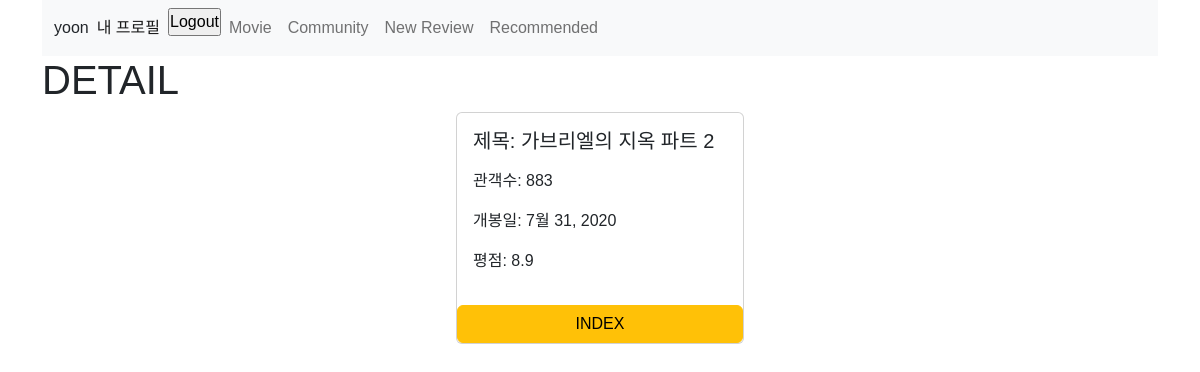
Screenshot of /movies/1/ (signed in) with the database file from the repository.
### accounts/models.py (models this page shows)
class User(AbstractUser):
    followings = models.ManyToManyField('self', symmetrical=False, related_name='followers')

### movies/models.py (models this page shows)
class Movie(models.Model):
    title = models.CharField(max_length=100)
    release_date = models.DateField()
    popularity = models.FloatField()
    vote_count = models.IntegerField()
    vote_average = models.FloatField()
    overview = models.TextField()
    poster_path = models.CharField(max_length=200)
    genres = models.ManyToManyField(Genre)

### movies/views.py (the view)
# urls.py: path('<int:movie_pk>/', views.detail, name='detail'),
@require_safe
def detail(request, movie_pk):
    movie = Movie.objects.get(pk=movie_pk)
    context = {
        'movie': movie
    }
    return render(request, 'movies/detail.html', context)

### movies/templates/movies/detail.html (shortened to what this page needs)
{% extends 'base.html' %}
{% block content %}
    <h1>DETAIL</h1>
    <div class="card" style="width: 18rem; margin:auto">
        <div class="card-body">
          <h5 class="card-title">제목: {{movie.title}}</h5>
          <p class="card-text"><p>관객수: {{movie.vote_count}}</p>
          <p>개봉일: {{movie.release_date}}</p>
          <p>평점: {{movie.vote_average}}</p>
          <p>{{movie.description}}</p></p>
        </div>
        <a href="{% url 'movies:index' %}" class="btn btn-warning">INDEX</a>
    </div>
{% endblock %}

### templates/base.html (shortened to what this page needs)
<!DOCTYPE html>
<html lang="en">
<head>
  <link href="https://cdn.jsdelivr.net/npm/bootstrap@5.2.0-beta1/dist/css/bootstrap.min.css" rel="stylesheet">
</head>
<body>
<div class="container">
  <nav class="navbar navbar-expand-lg bg-light">
    <div class="container-fluid">
      {{user.username}}
      <div class="collapse navbar-collapse" id="navbarNav">
        <ul class="navbar-nav">
          {% if user.is_authenticated %}
            <li class="nav-item">
              <a class="nav-link active" aria-current="page" href="{% url 'accounts:profile' user %}">내 프로필</a>
            </li>
            <li class="nav-item">
              <form action="{% url 'accounts:logout' %}" method="POST">
                <input type="submit" value="Logout">
              </form>
            </li>
            <li class="nav-item">
              <a class="nav-link" href="{% url 'movies:index'%}">Movie</a>
            </li>
            <li class="nav-item">
              <a class="nav-link" href="{% url 'community:index'%}">Community</a>
            </li>
            <li class="nav-item">
              <a class="nav-link" href="{% url 'community:create'%}">New Review</a>
            </li>
            <li class="nav-item">
              <a class="nav-link" href="{% url 'movies:recommended'%}">Recommended</a>
            </li>
          {% endif %}
        </ul>
      </div>
    </div>
  </nav>
  {% block content %}
  {% endblock content %}
</div>
</body>
</html>

### templates/base.html (style rules this page uses)
* { padding: 0; margin: 0; box-sizing: border-box; font-family: 'Noto Sans KR', sans-serif; }

### rows the page displays
User: username "yoon"
Movie: title "가브리엘의 지옥 파트 2", vote_count "883", release_date "7월 31, 2020", vote_average "8.9"
